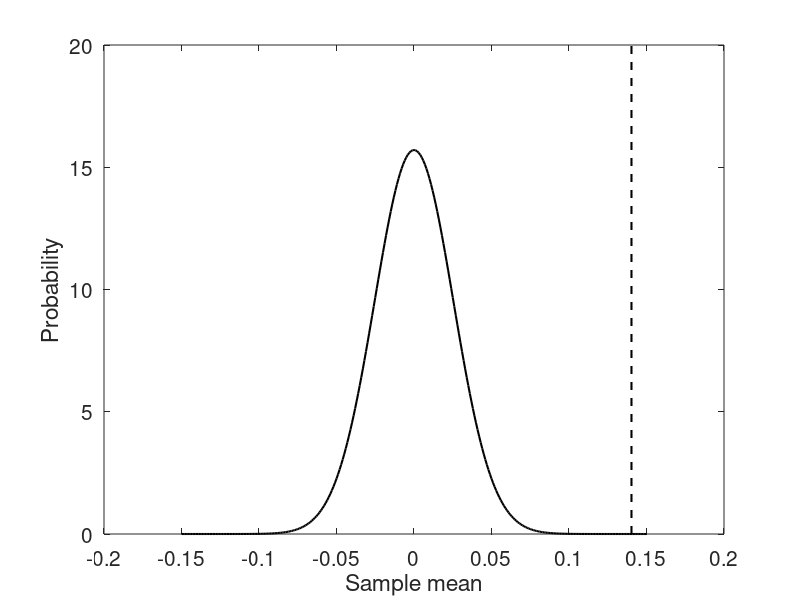
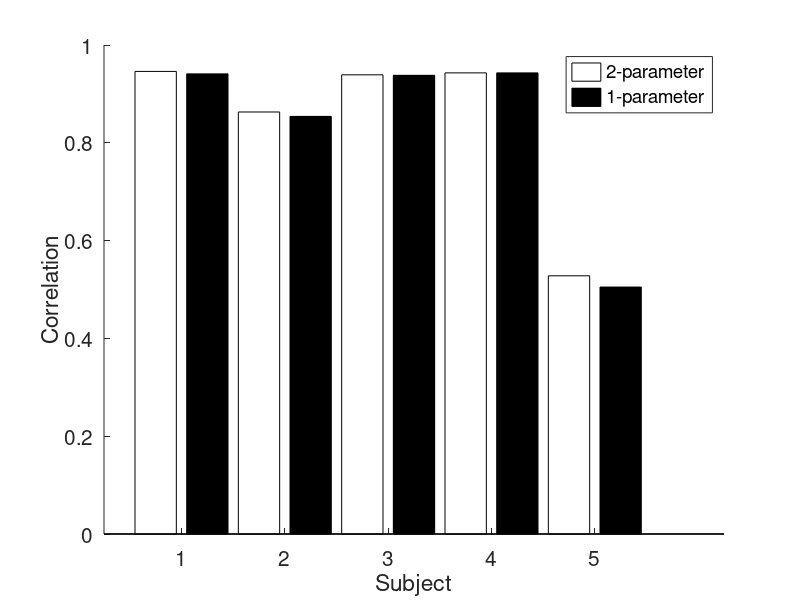
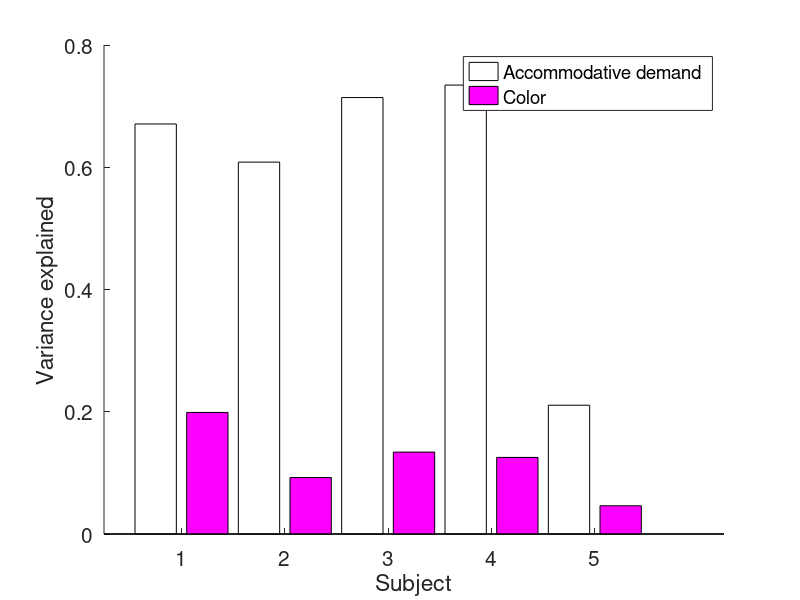
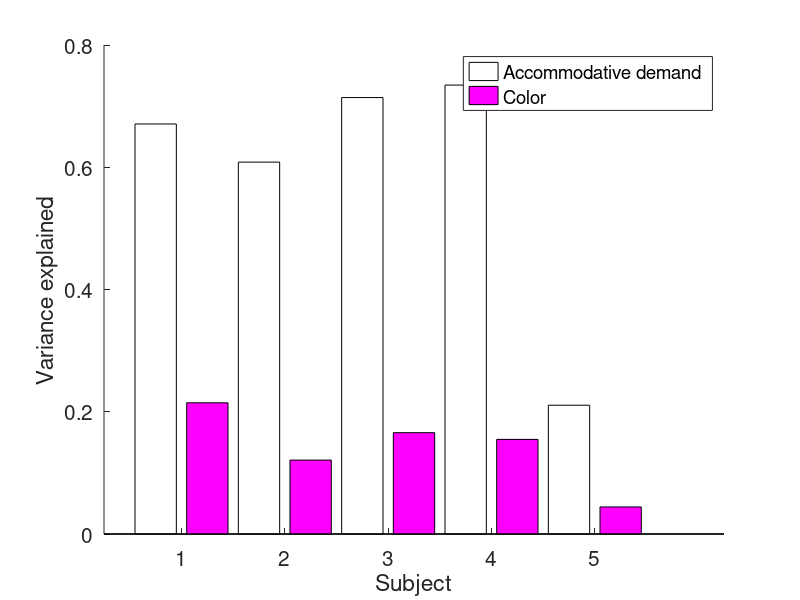

Reproduce these figures in MATLAB, in order. (Note: this script raises an error after producing the figures.)
%% ACTUAL POWER ANALYSIS

addVarExplClr = [0.2147 0.1209 0.1658 0.1548 0.0443];

%% JUST CHECKING EXPRESSION FOR STD ERROR OF THE MEAN

for i = 1:10000
    smpAddVar = randsample(addVarExplClr,5,true);
    muSmpAddVar(i) = mean(smpAddVar);
end

xSupport = -0.15:0.001:0.15;
pMu = normpdf(xSupport,0,std(muSmpAddVar));

figure;
plot(xSupport,pMu,'k','LineWidth',1.5); hold on;
plot(mean(muSmpAddVar).*[1 1],ylim,'k--','LineWidth',1.5);
set(gca,'FontSize',15);
xlabel('Sample mean'); ylabel('Probability');

%% COMPARE TWO-PARAMETER VS ONE-PARAMETER COLOR MODELS

twoParamR2 = [0.946 0.863 0.939 0.943 0.528];

oneParamR2 = [0.941 0.854 0.938 0.943 0.505];

figure;
hold on;
bar([1 3 5 7 9],twoParamR2,0.4,'FaceColor','w');
bar([2 4 6 8 10],oneParamR2,0.4,'FaceColor','k');
set(gca,'FontSize',15);
xlabel('Subject'); ylabel('Correlation');
set(gca,'XTick',[1.5 3.5 5.5 7.5 9.5]);
set(gca,'XTickLabel',{'1' '2' '3' '4' '5'});
legend({'2-parameter' '1-parameter'});

%%

varColor = [0.1989 0.0924 0.1340 0.1253 0.0462];

varAccStim = [0.6708 0.6084 0.7140 0.7344 0.2107];

figure;
hold on;
bar([1 3 5 7 9],varAccStim,0.4,'FaceColor','w');
bar([2 4 6 8 10],varColor,0.4,'FaceColor','m');
set(gca,'FontSize',15);
xlabel('Subject'); ylabel('Variance explained');
set(gca,'XTick',[1.5 3.5 5.5 7.5 9.5]);
set(gca,'XTickLabel',{'1' '2' '3' '4' '5'});
legend({'Accommodative demand' 'Color'});

%%

varColor = [0.1989 0.0924 0.1340 0.1253 0.0462];

varAccStim = [0.6708 0.6084 0.7140 0.7344 0.2107];

figure;
hold on;
bar([1 3 5 7 9],varAccStim,0.4,'FaceColor','w');
bar([2 4 6 8 10],addVarExplClr,0.4,'FaceColor','m');
set(gca,'FontSize',15);
xlabel('Subject'); ylabel('Variance explained');
set(gca,'XTick',[1.5 3.5 5.5 7.5 9.5]);
set(gca,'XTickLabel',{'1' '2' '3' '4' '5'});
legend({'Accommodative demand' 'Color'});

%% COMPARE WEIGHTING MODEL AND SWITCHING MODEL

% weightingModelRho = [0.946 0.863 0.939 0.943 0.528 0.971 0.853];
% switchingModelRho = [0.901 0.799 0.905 0.925 0.51  0.943 0.835];
% 
% 
% figure;
% hold on;
% bar([1 3 5 7 9 11 13],weightingModelRho.^2,0.4,'FaceColor','w');
% bar([2 4 6 8 10 12 14],switchingModelRho.^2,0.4,'FaceColor','k');
% set(gca,'FontSize',15);
% xlabel('Subject'); ylabel('Variance Explained');
% set(gca,'XTick',[1.5 3.5 5.5 7.5 9.5 11.5 13.5]);
% set(gca,'XTickLabel',{'1' '2' '3' '4' '5' '6' '7'});
% legend({'Weighting' 'Switching'});

sn = [18 23 24 26 27 29];
rhoSwitchAll = [];
rhoFullAll = [];
rhoNoColorAll = [];
weightsRBSall = [];
rhoColorAll = [];
rhoColorSwitchAll = [];
dAll = [];
aicSwitchAll = [];
aicLinAll = [];
aicNoColorAll = [];
weightsRBSciAll = [];

% for i = 1:length(sn)
%     [d, wS, rbThreshold, rhoSwitch, rhoColorSwitch, aicSwitch] = ARCnlz_linearSwitching(sn(i),false);
%     rhoSwitchAll(i) = rhoSwitch;
%     rhoColorSwitchAll(i) = rhoColorSwitch;
%     dAll(i) = d;
%     aicSwitchAll(i) = aicSwitch;
%     display(['Done with subject ' num2str(i)]);
% end

for i = 1:length(sn)
    [weightsRBS1_x, weightsRBS1_y, rhoFull, rhoNoColor, rhoColor, aicLin, aicNoColor, weightsRBSci] = ARCnlz_linearModelnobias(sn(i),false,1000,0);
    rhoFullAll(i) = rhoFull;
    rhoNoColorAll(i) = rhoNoColor;
    weightsRBSall(i,:) = weightsRBS1_x;
    rhoColorAll(i) = rhoColor;
    aicLinAll(i) = aicLin;
    aicNoColorAll(i) = aicNoColor;
    weightsRBSciAll(:,:,i) = weightsRBSci;
    display(['Done with subject ' num2str(i)]);
end

%% PLOT WEIGHTS

figure;
% set(gcf,'Position',[262 314 1239 594]);
for i = 1:size(weightsRBSall,1)
    weightsRBSciTmp = squeeze(weightsRBSciAll(:,:,i));
    hold on;
    bar((3*(i-1)+1),weightsRBSall(i,1),'FaceColor','r');
    plot((3*(i-1)+1).*[1 1],[weightsRBSciTmp(1,1) weightsRBSciTmp(2,1)],'k-');
    bar((3*(i-1)+2),weightsRBSall(i,2),'FaceColor','b');
    plot((3*(i-1)+2).*[1 1],[weightsRBSciTmp(1,2) weightsRBSciTmp(2,2)],'k-');
%     bar(3,weightsRBSall(i,3),'FaceColor','k');
%     plot([3 3],[weightsRBSciTmp(1,3) weightsRBSciTmp(2,3)],'k-');
    set(gca,'XTick',[1.5 4.5 7.5 10.5 13.5 16.5]);
    set(gca,'XTickLabel',{'S1' 'S2' 'S3' 'S4' 'S5' 'S6'});
    set(gca,'FontSize',20);
    ylim(1.*[-1 1]);
    xlabel('Subject #');
    ylabel('Weight');
end

figure;
% set(gcf,'Position',[262 314 1239 594]);
for i = 1:size(weightsRBSall,1)
    weightsRBSciTmp = squeeze(weightsRBSciAll(:,:,i));
    hold on;
    bar(i,weightsRBSall(i,3),'FaceColor','w','LineWidth',1);
    plot(i.*[1 1],[weightsRBSciTmp(1,3) weightsRBSciTmp(2,3)],'k-');
    set(gca,'XTick',[1:6]);
    set(gca,'XTickLabel',{'S1' 'S2' 'S3' 'S4' 'S5' 'S6'});
    set(gca,'FontSize',20);
    ylim(1.*[0 1.15]);
    xlabel('Subject #');
    ylabel('Weight');
end

% Rscale = [1 1 1 1 1];
% figure;
% set(gca,'FontSize',15);
% hold on;
% plot([0 0.3],[0 1],'k--');
% for i = 1:length(dAll)
%     plot(dAll(i),Rscale(i)*weightsRBSall(i,1)-weightsRBSall(i,2),'ko','MarkerSize',10,'MarkerFaceColor','w');
%     text(dAll(i)+0.05,Rscale(i)*weightsRBSall(i,1)-weightsRBSall(i,2),['S' num2str(i)]);
% end
% axis square;
% xlabel('d'); ylabel('w_R - w_B');
% xlim([0 1.1]); ylim([0 1.1]);

%% PLOT VARIANCE EXPLAINED COMPARISONS

figure;
hold on;
bar([1 4 7 10 13 16],rhoFullAll.^2,0.3,'FaceColor','w');
% bar([2 5 8 11 14],rhoSwitchAll.^2,0.3,'FaceColor',[0.5 0.5 0.5]);
bar([2 5 8 11 14 17],rhoNoColorAll.^2,0.3,'FaceColor','k');
set(gca,'FontSize',15);
xlabel('Subject'); ylabel('Proportion Variance Explained');
set(gca,'XTick',[1.5 4.5 7.5 10.5 13.5 16.5]);
set(gca,'XTickLabel',{'1' '2' '3' '4' '5' '6'});
legend({'Weighting' 'No color'});

figure;
hold on;
bar([1 4 7 10 13 16],aicLinAll,0.3,'FaceColor','w');
% bar([2 5 8 11 14],aicSwitchAll,0.3,'FaceColor',[0.5 0.5 0.5]);
bar([2 5 8 11 14 17],aicNoColorAll,0.3,'FaceColor','k');
set(gca,'FontSize',15);
xlabel('Subject'); ylabel('AIC');
set(gca,'XTick',[1.5 4.5 7.5 10.5 13.5 16.5]);
set(gca,'XTickLabel',{'1' '2' '3' '4' '5' '6'});
legend({'Weighting' 'No color'});

%% PLOT VARIANCE EXPLAINED BY COLOR COMPARISONS

figure;
hold on;
bar([1 3 5 7 9 11],rhoColorAll.^2,0.4,'FaceColor','m');
bar([2 4 6 8 10 12],rhoColorSwitchAll.^2,0.4,'FaceColor',[0.5 0 0.5]);
set(gca,'FontSize',15);
xlabel('Subject'); ylabel('Variance Explained');
set(gca,'XTick',[1.5 3.5 5.5 7.5 9.5 11.5]);
set(gca,'XTickLabel',{'1' '2' '3' '4' '5' '6'});
legend({'Weighting' 'Switching'});

%% COMPARE WEIGHTS

redWeights = [0.7076 0.1043 0.3660 0.4499 0.2045 0.4052 0.2148];
blueWeights = [-0.2690 -0.4902 -0.2788 -0.3552 -0.0726 -0.2039 -0.1898];

%% COMPARE WITH AND WITHOUT BIAS TERM

sn = [17 11 16 19 21 23 24 25];
rhoFullAllnobias = [];
rhoFullBias = [];

for i = 1:length(sn)
    [weightsRBS1_xNoBias, weightsRBS1_yNoBias, rhoFull, rhoNoColor, rhoColor] = ARCnlz_linearModelnobias(sn(i),false);
    rhoFullAllnobias(i) = rhoFull;
    display(['Done with subject ' num2str(i)]);
end

for i = 1:length(sn)
    [weightsRBS1_x, weightsRBS1_y, rhoFull, rhoNoColor, rhoColor] = ARCnlz_linearModel(sn(i),false);
    rhoFullAllBias(i) = rhoFull;
    display(['Done with subject ' num2str(i)]);
end

%% PLOT VARIANCE EXPLAINED WITH AND WITHOUT BIAS TERM

figure;
hold on;
bar([1 3 5 7 9 11 13 15],rhoFullAllBias.^2,0.4,'FaceColor','k');
bar([2 4 6 8 10 12 14 16],rhoFullAllnobias.^2,0.4,'FaceColor','w');
set(gca,'FontSize',15);
xlabel('Subject'); ylabel('Variance Explained');
set(gca,'XTick',[1.5 3.5 5.5 7.5 9.5 11.5 13.5 15.5]);
set(gca,'XTickLabel',{'1' '2' '3' '4' '5' '6' '7' '8'});
legend({'With bias' 'No bias'});

%% COMPARE 3-PARAMETER AND 2-PARAMETER MODELS

sn = [18 23 24 26 27];
rhoFullAll = [];
rhoNoColorAll = [];
weightsRBSall = [];
rhoColorAll = [];

for i = 1:length(sn)
    [weightsRBS1_x, weightsRBS1_y, rhoFull, rhoNoColor, rhoColor] = ARCnlz_linearModelnobias(sn(i),false,1000);
    rhoFullAll(i) = rhoFull;
    rhoNoColorAll(i) = rhoNoColor;
    weightsRBSall(i,:) = weightsRBS1_x;
    rhoColorAll(i) = rhoColor;
    display(['Done with subject ' num2str(i)]);
end

save('/home/ben/Documents/ARchroma/params2paramModel','rhoFullAll','rhoNoColorAll','weightsRBSall');

%% COMPARE PARAMETERS FROM ALL TRIALS VS RANDOM ONLY TRIALS

load('/Users/benchin/Documents/ARchroma/cache/paramsAll.mat');
rhoFullAllAll = rhoFullAll;
weightsRBSallAll = weightsRBSall;
load('/Users/benchin/Documents/ARchroma/cache/paramsRandom.mat');
rhoFullAllRandom = rhoFullAll;
weightsRBSallRandom = weightsRBSall;

figure;
set(gcf,'Position',[318 247 1135 708]);
subplot(2,2,1);
set(gca,'FontSize',15);
hold on;
plot(rhoFullAllAll,rhoFullAllRandom,'ko','MarkerSize',10);
plot([0 1],[0 1],'k--');
xlabel('All trials'); ylabel('Random trials only'); title('Correlation');
axis square;
subplot(2,2,2);
set(gca,'FontSize',15);
hold on;
plot(weightsRBSallAll(:,3),weightsRBSallRandom(:,3),'ko','MarkerSize',10);
plot([0 1],[0 1],'k--');
xlabel('All trials'); ylabel('Random trials only'); title('Gain');
axis square;
subplot(2,2,3);
set(gca,'FontSize',15);
hold on;
plot([0 1],[0 1],'k--');
plot(weightsRBSallAll(:,1),weightsRBSallRandom(:,1),'ro','MarkerSize',10,'MarkerFaceColor','w');
xlabel('All trials'); ylabel('Random trials only'); title('Red weight');
axis square;
subplot(2,2,4);
set(gca,'FontSize',15);
hold on;
plot([-1 0],[-1 0],'k--');
plot(weightsRBSallAll(:,2),weightsRBSallRandom(:,2),'bo','MarkerSize',10,'MarkerFaceColor','w');
xlabel('All trials'); ylabel('Random trials only'); title('Blue weight');
axis square;

%% COMPARE 3-PARAMETER MODEL WITH 2-PARAMETER MODEL

load('/home/ben/Documents/ARchroma/params3paramModel.mat');
rhoFullAll3param = rhoFullAll;
weightsRBSall3param = weightsRBSall;
rhoNoColorAll3param = rhoNoColorAll;
load('/home/ben/Documents/ARchroma/params2paramModel.mat');
rhoFullAll2param = rhoFullAll;
weightsRBSall2param = weightsRBSall;
rhoNoColorAll2param = rhoNoColorAll;

figure;
hold on;
bar([1 4 7 10 13],rhoFullAll3param.^2,0.3,'FaceColor','w');
bar([2 5 8 11 14],rhoFullAll2param.^2,0.3,'FaceColor',[0.7 0.7 0.7]);
bar([3 6 9 12 15],rhoNoColorAll2param.^2,0.3,'FaceColor',[0 0 0]);
set(gca,'FontSize',15);
xlabel('Subject'); ylabel('Variance explained');
set(gca,'XTick',[2 5 8 11 14]);
set(gca,'XTickLabel',{'1' '2' '3' '4' '5'});
legend({'3-parameter' '2-parameter' 'No color'});

figure;
set(gcf,'Position',[251 387 1120 420]);
set(gca,'FontSize',15);
subplot(1,2,1);
hold on;
plot(weightsRBSall2param(:,1),weightsRBSall3param(:,1),'ro','MarkerSize',10);
plot([0 1],[0 1],'k--');
xlabel('2-param ratio'); ylabel('3-param w_R');
axis square;
subplot(1,2,2);
hold on;
plot(weightsRBSall2param(:,1),weightsRBSall3param(:,2),'bo','MarkerSize',10);
plot([-0.1 1],[0.1 -1],'k--');
xlabel('2-param ratio'); ylabel('3-param w_B');
axis square;

figure;
hold on;
bar([1 3 5 7 9 11 13 15],rhoFullAll2param.^2,0.4,'FaceColor','w');
bar([2 4 6 8 10 12 14 16],rhoNoColorAll2param.^2,0.4,'FaceColor','k');
set(gca,'FontSize',15);
xlabel('Subject'); ylabel('Variance explained');
set(gca,'XTick',[1.5 3.5 5.5 7.5 9.5 11.5 13.5 15.5]);
set(gca,'XTickLabel',{'1' '2' '3' '4' '5' '6' '7' '8'});
legend({'With color' 'No color'});

figure;
bar(1:8,rhoFullAll2param.^2 - rhoNoColorAll2param.^2,0.4,'FaceColor','w');
set(gca,'FontSize',15);
xlabel('Subject'); ylabel('Variance explained due to color');
set(gca,'XTick',1:9);
set(gca,'XTickLabel',{'1' '2' '3' '4' '5' '6' '7' '8'});
